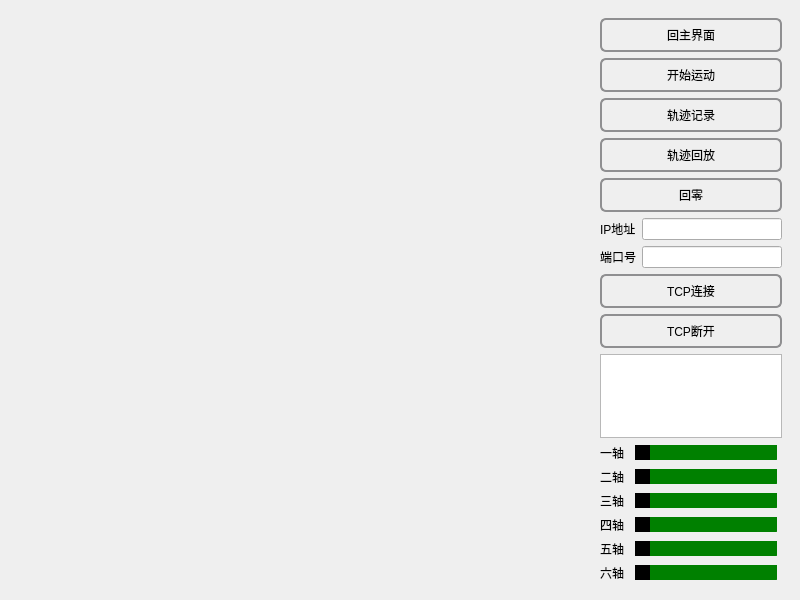
<?xml version="1.0" encoding="UTF-8"?>
<ui version="4.0">
 <class>MainWindow</class>
 <widget class="QMainWindow" name="MainWindow">
  <property name="geometry">
   <rect>
    <x>0</x>
    <y>0</y>
    <width>800</width>
    <height>600</height>
   </rect>
  </property>
  <property name="windowTitle">
   <string>MainWindow</string>
  </property>
  <widget class="QWidget" name="centralwidget">
   <layout class="QHBoxLayout" name="horizontalLayout_7">
    <item>
     <widget class="QWidget" name="widget" native="true"/>
    </item>
    <item>
     <widget class="QWidget" name="widget_2" native="true">
      <property name="maximumSize">
       <size>
        <width>200</width>
        <height>16777215</height>
       </size>
      </property>
      <layout class="QVBoxLayout" name="verticalLayout_2">
       <item>
        <widget class="QPushButton" name="pushButton_2">
         <property name="styleSheet">
          <string notr="true">QPushButton {
     border: 2px solid #8f8f91;
     border-radius: 6px;
     background-color: qlineargradient(x1: 0, y1: 0, x2: 0, y2: 1,
                                       stop: 0 #f6f7fa, stop: 1 #dadbde);
     min-width: 80px;
	height:30px;
 }

 QPushButton:pressed {
     background-color: qlineargradient(x1: 0, y1: 0, x2: 0, y2: 1,
                                       stop: 0 #dadbde, stop: 1 #f6f7fa);
 }</string>
         </property>
         <property name="text">
          <string>回主界面</string>
         </property>
        </widget>
       </item>
       <item>
        <widget class="QPushButton" name="pushButton_3">
         <property name="styleSheet">
          <string notr="true">QPushButton {
     border: 2px solid #8f8f91;
     border-radius: 6px;
     background-color: qlineargradient(x1: 0, y1: 0, x2: 0, y2: 1,
                                       stop: 0 #f6f7fa, stop: 1 #dadbde);
     min-width: 80px;
	height:30px;
 }

 QPushButton:pressed {
     background-color: qlineargradient(x1: 0, y1: 0, x2: 0, y2: 1,
                                       stop: 0 #dadbde, stop: 1 #f6f7fa);
 }</string>
         </property>
         <property name="text">
          <string>开始运动</string>
         </property>
        </widget>
       </item>
       <item>
        <widget class="QPushButton" name="pushButton_5">
         <property name="styleSheet">
          <string notr="true">QPushButton {
     border: 2px solid #8f8f91;
     border-radius: 6px;
     background-color: qlineargradient(x1: 0, y1: 0, x2: 0, y2: 1,
                                       stop: 0 #f6f7fa, stop: 1 #dadbde);
     min-width: 80px;
	height:30px;
 }

 QPushButton:pressed {
     background-color: qlineargradient(x1: 0, y1: 0, x2: 0, y2: 1,
                                       stop: 0 #dadbde, stop: 1 #f6f7fa);
 }</string>
         </property>
         <property name="text">
          <string>轨迹记录</string>
         </property>
        </widget>
       </item>
       <item>
        <widget class="QPushButton" name="pushButton_6">
         <property name="styleSheet">
          <string notr="true">QPushButton {
     border: 2px solid #8f8f91;
     border-radius: 6px;
     background-color: qlineargradient(x1: 0, y1: 0, x2: 0, y2: 1,
                                       stop: 0 #f6f7fa, stop: 1 #dadbde);
     min-width: 80px;
	height:30px;
 }

 QPushButton:pressed {
     background-color: qlineargradient(x1: 0, y1: 0, x2: 0, y2: 1,
                                       stop: 0 #dadbde, stop: 1 #f6f7fa);
 }</string>
         </property>
         <property name="text">
          <string>轨迹回放</string>
         </property>
        </widget>
       </item>
       <item>
        <widget class="QPushButton" name="pushButton">
         <property name="styleSheet">
          <string notr="true">QPushButton {
     border: 2px solid #8f8f91;
     border-radius: 6px;
     background-color: qlineargradient(x1: 0, y1: 0, x2: 0, y2: 1,
                                       stop: 0 #f6f7fa, stop: 1 #dadbde);
     min-width: 80px;
	height:30px;
 }

 QPushButton:pressed {
     background-color: qlineargradient(x1: 0, y1: 0, x2: 0, y2: 1,
                                       stop: 0 #dadbde, stop: 1 #f6f7fa);
 }</string>
         </property>
         <property name="text">
          <string>回零</string>
         </property>
        </widget>
       </item>
       <item>
        <layout class="QHBoxLayout" name="horizontalLayout_8">
         <item>
          <widget class="QLabel" name="label_7">
           <property name="text">
            <string>IP地址</string>
           </property>
          </widget>
         </item>
         <item>
          <widget class="QLineEdit" name="lineEdit"/>
         </item>
        </layout>
       </item>
       <item>
        <layout class="QHBoxLayout" name="horizontalLayout_9">
         <item>
          <widget class="QLabel" name="label_8">
           <property name="text">
            <string>端口号</string>
           </property>
          </widget>
         </item>
         <item>
          <widget class="QLineEdit" name="lineEdit_2">
           <property name="text">
            <string/>
           </property>
          </widget>
         </item>
        </layout>
       </item>
       <item>
        <widget class="QPushButton" name="pushButton_4">
         <property name="styleSheet">
          <string notr="true">QPushButton {
     border: 2px solid #8f8f91;
     border-radius: 6px;
     background-color: qlineargradient(x1: 0, y1: 0, x2: 0, y2: 1,
                                       stop: 0 #f6f7fa, stop: 1 #dadbde);
     min-width: 80px;
	height:30px;
 }

 QPushButton:pressed {
     background-color: qlineargradient(x1: 0, y1: 0, x2: 0, y2: 1,
                                       stop: 0 #dadbde, stop: 1 #f6f7fa);
 }</string>
         </property>
         <property name="text">
          <string>TCP连接</string>
         </property>
        </widget>
       </item>
       <item>
        <widget class="QPushButton" name="pushButton_7">
         <property name="styleSheet">
          <string notr="true">QPushButton {
     border: 2px solid #8f8f91;
     border-radius: 6px;
     background-color: qlineargradient(x1: 0, y1: 0, x2: 0, y2: 1,
                                       stop: 0 #f6f7fa, stop: 1 #dadbde);
     min-width: 80px;
	height:30px;
 }

 QPushButton:pressed {
     background-color: qlineargradient(x1: 0, y1: 0, x2: 0, y2: 1,
                                       stop: 0 #dadbde, stop: 1 #f6f7fa);
 }</string>
         </property>
         <property name="text">
          <string>TCP断开</string>
         </property>
        </widget>
       </item>
       <item>
        <widget class="QTextEdit" name="textEdit"/>
       </item>
       <item>
        <layout class="QVBoxLayout" name="verticalLayout" stretch="0,0,0,0,0,0">
         <item>
          <layout class="QHBoxLayout" name="horizontalLayout">
           <item>
            <widget class="QLabel" name="label">
             <property name="text">
              <string>一轴</string>
             </property>
            </widget>
           </item>
           <item>
            <widget class="QSlider" name="horizontalSlider">
             <property name="styleSheet">
              <string notr="true">QSlider
{
border-color: #bcbcbc;
}

QSlider::groove:horizontal {                                
     height: 20px; 
     border-radius :3px;                                     
     left: 5px; 
     right: 5px; 
     background-color:green;
}

QSlider::handle:horizontal {                                                        
	 background-color:#000;
     width: 10px;
	 border: none;
     width: 15px;
     margin-top: -40px;
	 margin-bottom: -40px;                 
}
QSlider::sub-page:horizontal {
                border-radius :3px;
                background-color:#0cc;
                }</string>
             </property>
             <property name="orientation">
              <enum>Qt::Horizontal</enum>
             </property>
            </widget>
           </item>
          </layout>
         </item>
         <item>
          <layout class="QHBoxLayout" name="horizontalLayout_2">
           <item>
            <widget class="QLabel" name="label_2">
             <property name="text">
              <string>二轴</string>
             </property>
            </widget>
           </item>
           <item>
            <widget class="QSlider" name="horizontalSlider_2">
             <property name="styleSheet">
              <string notr="true">QSlider
{
border-color: #bcbcbc;
}

QSlider::groove:horizontal {                                
     height: 20px; 
     border-radius :3px;                                     
     left: 5px; 
     right: 5px; 
     background-color:green;
}

QSlider::handle:horizontal {                                                        
	 background-color:#000;
     width: 10px;
	 border: none;
     width: 15px;
     margin-top: -40px;
	 margin-bottom: -40px;                 
}
QSlider::sub-page:horizontal {
                border-radius :3px;
                background-color:#0cc;
                }</string>
             </property>
             <property name="orientation">
              <enum>Qt::Horizontal</enum>
             </property>
            </widget>
           </item>
          </layout>
         </item>
         <item>
          <layout class="QHBoxLayout" name="horizontalLayout_3">
           <item>
            <widget class="QLabel" name="label_3">
             <property name="text">
              <string>三轴</string>
             </property>
            </widget>
           </item>
           <item>
            <widget class="QSlider" name="horizontalSlider_3">
             <property name="styleSheet">
              <string notr="true">QSlider
{
border-color: #bcbcbc;
}

QSlider::groove:horizontal {                                
     height: 20px; 
     border-radius :3px;                                     
     left: 5px; 
     right: 5px; 
     background-color:green;
}

QSlider::handle:horizontal {                                                        
	 background-color:#000;
     width: 10px;
	 border: none;
     width: 15px;
     margin-top: -40px;
	 margin-bottom: -40px;                 
}
QSlider::sub-page:horizontal {
                border-radius :3px;
                background-color:#0cc;
                }</string>
             </property>
             <property name="orientation">
              <enum>Qt::Horizontal</enum>
             </property>
            </widget>
           </item>
          </layout>
         </item>
         <item>
          <layout class="QHBoxLayout" name="horizontalLayout_4">
           <item>
            <widget class="QLabel" name="label_4">
             <property name="text">
              <string>四轴</string>
             </property>
            </widget>
           </item>
           <item>
            <widget class="QSlider" name="horizontalSlider_4">
             <property name="styleSheet">
              <string notr="true">QSlider
{
border-color: #bcbcbc;
}

QSlider::groove:horizontal {                                
     height: 20px; 
     border-radius :3px;                                     
     left: 5px; 
     right: 5px; 
     background-color:green;
}

QSlider::handle:horizontal {                                                        
	 background-color:#000;
     width: 10px;
	 border: none;
     width: 15px;
     margin-top: -40px;
	 margin-bottom: -40px;                 
}
QSlider::sub-page:horizontal {
                border-radius :3px;
                background-color:#0cc;
                }</string>
             </property>
             <property name="orientation">
              <enum>Qt::Horizontal</enum>
             </property>
            </widget>
           </item>
          </layout>
         </item>
         <item>
          <layout class="QHBoxLayout" name="horizontalLayout_5">
           <item>
            <widget class="QLabel" name="label_5">
             <property name="text">
              <string>五轴</string>
             </property>
            </widget>
           </item>
           <item>
            <widget class="QSlider" name="horizontalSlider_5">
             <property name="styleSheet">
              <string notr="true">QSlider
{
border-color: #bcbcbc;
}

QSlider::groove:horizontal {                                
     height: 20px; 
     border-radius :3px;                                     
     left: 5px; 
     right: 5px; 
     background-color:green;
}

QSlider::handle:horizontal {                                                        
	 background-color:#000;
     width: 10px;
	 border: none;
     width: 15px;
     margin-top: -40px;
	 margin-bottom: -40px;                 
}
QSlider::sub-page:horizontal {
                border-radius :3px;
                background-color:#0cc;
                }</string>
             </property>
             <property name="orientation">
              <enum>Qt::Horizontal</enum>
             </property>
            </widget>
           </item>
          </layout>
         </item>
         <item>
          <layout class="QHBoxLayout" name="horizontalLayout_6">
           <item>
            <widget class="QLabel" name="label_6">
             <property name="text">
              <string>六轴</string>
             </property>
            </widget>
           </item>
           <item>
            <widget class="QSlider" name="horizontalSlider_6">
             <property name="styleSheet">
              <string notr="true">QSlider
{
border-color: #bcbcbc;
}

QSlider::groove:horizontal {                                
     height: 20px; 
     border-radius :3px;                                     
     left: 5px; 
     right: 5px; 
     background-color:green;
}

QSlider::handle:horizontal {                                                        
	 background-color:#000;
     width: 10px;
	 border: none;
     width: 15px;
     margin-top: -40px;
	 margin-bottom: -40px;                 
}
QSlider::sub-page:horizontal {
                border-radius :3px;
                background-color:#0cc;
                }</string>
             </property>
             <property name="orientation">
              <enum>Qt::Horizontal</enum>
             </property>
            </widget>
           </item>
          </layout>
         </item>
        </layout>
       </item>
      </layout>
     </widget>
    </item>
   </layout>
  </widget>
  <widget class="QMenuBar" name="menubar">
   <property name="geometry">
    <rect>
     <x>0</x>
     <y>0</y>
     <width>800</width>
     <height>29</height>
    </rect>
   </property>
  </widget>
 </widget>
 <resources/>
 <connections>
  <connection>
   <sender>horizontalSlider</sender>
   <signal>valueChanged(int)</signal>
   <receiver>MainWindow</receiver>
   <slot>axis1(int)</slot>
   <hints>
    <hint type="sourcelabel">
     <x>779</x>
     <y>479</y>
    </hint>
    <hint type="destinationlabel">
     <x>666</x>
     <y>600</y>
    </hint>
   </hints>
  </connection>
  <connection>
   <sender>horizontalSlider_2</sender>
   <signal>valueChanged(int)</signal>
   <receiver>MainWindow</receiver>
   <slot>axis2(int)</slot>
   <hints>
    <hint type="sourcelabel">
     <x>779</x>
     <y>499</y>
    </hint>
    <hint type="destinationlabel">
     <x>751</x>
     <y>629</y>
    </hint>
   </hints>
  </connection>
  <connection>
   <sender>horizontalSlider_3</sender>
   <signal>valueChanged(int)</signal>
   <receiver>MainWindow</receiver>
   <slot>axis3(int)</slot>
   <hints>
    <hint type="sourcelabel">
     <x>779</x>
     <y>519</y>
    </hint>
    <hint type="destinationlabel">
     <x>694</x>
     <y>615</y>
    </hint>
   </hints>
  </connection>
  <connection>
   <sender>horizontalSlider_4</sender>
   <signal>valueChanged(int)</signal>
   <receiver>MainWindow</receiver>
   <slot>axis4(int)</slot>
   <hints>
    <hint type="sourcelabel">
     <x>779</x>
     <y>539</y>
    </hint>
    <hint type="destinationlabel">
     <x>696</x>
     <y>604</y>
    </hint>
   </hints>
  </connection>
  <connection>
   <sender>horizontalSlider_5</sender>
   <signal>valueChanged(int)</signal>
   <receiver>MainWindow</receiver>
   <slot>axis5(int)</slot>
   <hints>
    <hint type="sourcelabel">
     <x>779</x>
     <y>559</y>
    </hint>
    <hint type="destinationlabel">
     <x>683</x>
     <y>619</y>
    </hint>
   </hints>
  </connection>
  <connection>
   <sender>horizontalSlider_6</sender>
   <signal>valueChanged(int)</signal>
   <receiver>MainWindow</receiver>
   <slot>axis6(int)</slot>
   <hints>
    <hint type="sourcelabel">
     <x>779</x>
     <y>579</y>
    </hint>
    <hint type="destinationlabel">
     <x>778</x>
     <y>643</y>
    </hint>
   </hints>
  </connection>
  <connection>
   <sender>pushButton</sender>
   <signal>clicked()</signal>
   <receiver>MainWindow</receiver>
   <slot>go_zero()</slot>
   <hints>
    <hint type="sourcelabel">
     <x>781</x>
     <y>240</y>
    </hint>
    <hint type="destinationlabel">
     <x>828</x>
     <y>477</y>
    </hint>
   </hints>
  </connection>
  <connection>
   <sender>menubar</sender>
   <signal>triggered(QAction*)</signal>
   <receiver>MainWindow</receiver>
   <slot>show1()</slot>
   <hints>
    <hint type="sourcelabel">
     <x>21</x>
     <y>14</y>
    </hint>
    <hint type="destinationlabel">
     <x>-13</x>
     <y>59</y>
    </hint>
   </hints>
  </connection>
  <connection>
   <sender>pushButton_2</sender>
   <signal>clicked()</signal>
   <receiver>MainWindow</receiver>
   <slot>emit_signal()</slot>
   <hints>
    <hint type="sourcelabel">
     <x>611</x>
     <y>56</y>
    </hint>
    <hint type="destinationlabel">
     <x>802</x>
     <y>41</y>
    </hint>
   </hints>
  </connection>
  <connection>
   <sender>horizontalSlider</sender>
   <signal>valueChanged(int)</signal>
   <receiver>MainWindow</receiver>
   <slot>path_record()</slot>
   <hints>
    <hint type="sourcelabel">
     <x>705</x>
     <y>478</y>
    </hint>
    <hint type="destinationlabel">
     <x>760</x>
     <y>687</y>
    </hint>
   </hints>
  </connection>
  <connection>
   <sender>horizontalSlider_2</sender>
   <signal>valueChanged(int)</signal>
   <receiver>MainWindow</receiver>
   <slot>path_record()</slot>
   <hints>
    <hint type="sourcelabel">
     <x>675</x>
     <y>495</y>
    </hint>
    <hint type="destinationlabel">
     <x>770</x>
     <y>668</y>
    </hint>
   </hints>
  </connection>
  <connection>
   <sender>horizontalSlider_3</sender>
   <signal>valueChanged(int)</signal>
   <receiver>MainWindow</receiver>
   <slot>path_record()</slot>
   <hints>
    <hint type="sourcelabel">
     <x>735</x>
     <y>519</y>
    </hint>
    <hint type="destinationlabel">
     <x>748</x>
     <y>727</y>
    </hint>
   </hints>
  </connection>
  <connection>
   <sender>horizontalSlider_4</sender>
   <signal>valueChanged(int)</signal>
   <receiver>MainWindow</receiver>
   <slot>path_record()</slot>
   <hints>
    <hint type="sourcelabel">
     <x>751</x>
     <y>539</y>
    </hint>
    <hint type="destinationlabel">
     <x>748</x>
     <y>823</y>
    </hint>
   </hints>
  </connection>
  <connection>
   <sender>horizontalSlider_5</sender>
   <signal>valueChanged(int)</signal>
   <receiver>MainWindow</receiver>
   <slot>path_record()</slot>
   <hints>
    <hint type="sourcelabel">
     <x>735</x>
     <y>550</y>
    </hint>
    <hint type="destinationlabel">
     <x>729</x>
     <y>882</y>
    </hint>
   </hints>
  </connection>
  <connection>
   <sender>horizontalSlider_6</sender>
   <signal>valueChanged(int)</signal>
   <receiver>MainWindow</receiver>
   <slot>path_record()</slot>
   <hints>
    <hint type="sourcelabel">
     <x>744</x>
     <y>577</y>
    </hint>
    <hint type="destinationlabel">
     <x>721</x>
     <y>865</y>
    </hint>
   </hints>
  </connection>
  <connection>
   <sender>pushButton_5</sender>
   <signal>clicked()</signal>
   <receiver>MainWindow</receiver>
   <slot>open_record()</slot>
   <hints>
    <hint type="sourcelabel">
     <x>683</x>
     <y>140</y>
    </hint>
    <hint type="destinationlabel">
     <x>833</x>
     <y>118</y>
    </hint>
   </hints>
  </connection>
  <connection>
   <sender>pushButton_6</sender>
   <signal>clicked()</signal>
   <receiver>MainWindow</receiver>
   <slot>open_record_time()</slot>
   <hints>
    <hint type="sourcelabel">
     <x>717</x>
     <y>177</y>
    </hint>
    <hint type="destinationlabel">
     <x>895</x>
     <y>104</y>
    </hint>
   </hints>
  </connection>
 </connections>
 <slots>
  <slot>axis1(int)</slot>
  <slot>axis2(int)</slot>
  <slot>axis3(int)</slot>
  <slot>axis4(int)</slot>
  <slot>axis5(int)</slot>
  <slot>axis6(int)</slot>
  <slot>go_zero()</slot>
  <slot>show1()</slot>
  <slot>emit_signal()</slot>
  <slot>path_record()</slot>
  <slot>open_record()</slot>
  <slot>open_record_time()</slot>
 </slots>
</ui>
